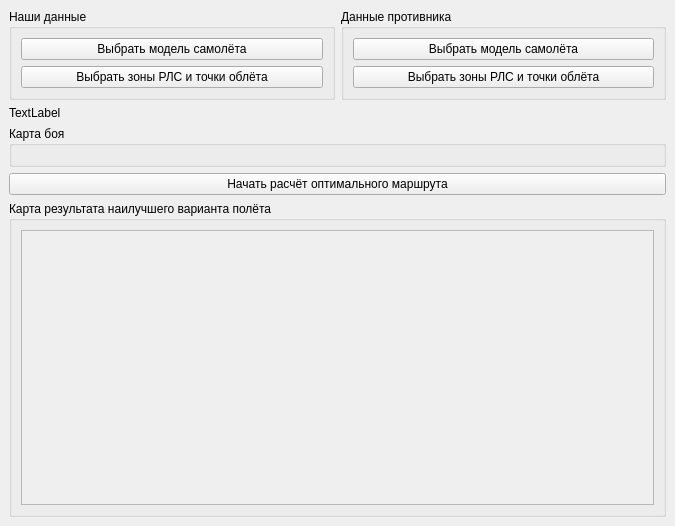
<?xml version="1.0" encoding="UTF-8"?>
<ui version="4.0">
 <class>MainWindow</class>
 <widget class="QMainWindow" name="MainWindow">
  <property name="geometry">
   <rect>
    <x>0</x>
    <y>0</y>
    <width>675</width>
    <height>526</height>
   </rect>
  </property>
  <property name="windowTitle">
   <string>MainWindow</string>
  </property>
  <widget class="QWidget" name="centralwidget">
   <layout class="QGridLayout" name="gridLayout">
    <item row="0" column="0">
     <widget class="QGroupBox" name="groupBox">
      <property name="title">
       <string>Наши данные</string>
      </property>
      <layout class="QGridLayout" name="gridLayout_3">
       <item row="1" column="0">
        <widget class="QPushButton" name="pbZoneRLS">
         <property name="text">
          <string>Выбрать зоны РЛС и точки облёта</string>
         </property>
        </widget>
       </item>
       <item row="0" column="0">
        <widget class="QPushButton" name="pushButton_2">
         <property name="text">
          <string>Выбрать модель самолёта</string>
         </property>
        </widget>
       </item>
      </layout>
     </widget>
    </item>
    <item row="2" column="0" colspan="2">
     <widget class="QGroupBox" name="groupBox_3">
      <property name="title">
       <string>Карта боя</string>
      </property>
      <layout class="QGridLayout" name="gridLayout_2"/>
     </widget>
    </item>
    <item row="0" column="1">
     <widget class="QGroupBox" name="groupBox_2">
      <property name="title">
       <string>Данные противника</string>
      </property>
      <layout class="QVBoxLayout" name="verticalLayout">
       <item>
        <widget class="QPushButton" name="pushButton_3">
         <property name="text">
          <string>Выбрать модель самолёта</string>
         </property>
        </widget>
       </item>
       <item>
        <widget class="QPushButton" name="pushButton_4">
         <property name="text">
          <string>Выбрать зоны РЛС и точки облёта</string>
         </property>
        </widget>
       </item>
      </layout>
     </widget>
    </item>
    <item row="5" column="0" colspan="2">
     <widget class="QGroupBox" name="groupBox_4">
      <property name="title">
       <string>Карта результата наилучшего варианта полёта</string>
      </property>
      <layout class="QGridLayout" name="gridLayout_4">
       <item row="0" column="0">
        <widget class="QScrollArea" name="scrollArea_2">
         <property name="widgetResizable">
          <bool>true</bool>
         </property>
         <widget class="QWidget" name="scrollAreaWidgetContents_2">
          <property name="geometry">
           <rect>
            <x>0</x>
            <y>0</y>
            <width>631</width>
            <height>273</height>
           </rect>
          </property>
          <layout class="QGridLayout" name="gridLayout_5"/>
         </widget>
        </widget>
       </item>
      </layout>
     </widget>
    </item>
    <item row="3" column="0" colspan="2">
     <widget class="QPushButton" name="pushButton">
      <property name="text">
       <string>Начать расчёт оптимального маршрута</string>
      </property>
     </widget>
    </item>
    <item row="1" column="0" colspan="2">
     <widget class="QLabel" name="labelInfo">
      <property name="text">
       <string>TextLabel</string>
      </property>
     </widget>
    </item>
   </layout>
  </widget>
 </widget>
 <resources/>
 <connections/>
</ui>
